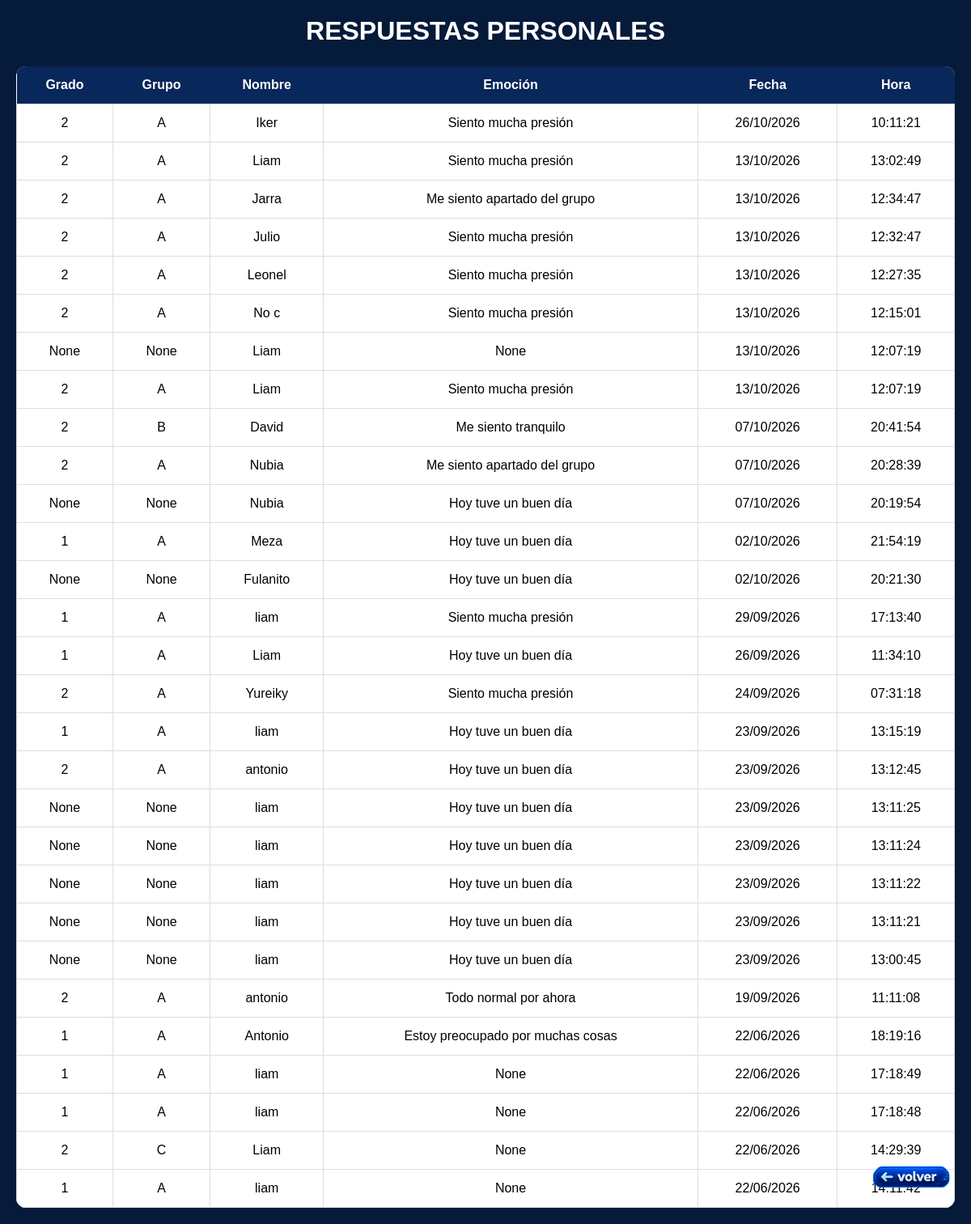
The app's page /respuestas_personales with its own data.
### tables this page shows
CREATE TABLE respuestas_personales (
            id INTEGER PRIMARY KEY AUTOINCREMENT,
            grado TEXT,
            grupo TEXT,
            nombre TEXT,
            fecha TEXT,
            hora TEXT
        , emocion TEXT);

### app.py (the view)
@app.route(
    "/respuestas_personales"
)
def respuestas_personales():
    respuestas = (
        db.obtener_respuestas_personales()
    )
    return render_template(
        "respuestas_personales.html",
        respuestas=respuestas
    )

### data_base.py (called while the page is built)
    def conectar(self):
        return sqlite3.connect(
            self.db_path
        )

    def obtener_respuestas_personales(self):
        conexion = self.conectar()
        cursor = conexion.cursor()
        cursor.execute(
            """
            SELECT id, grado, grupo, nombre,
                   emocion, fecha, hora
            FROM respuestas_personales
            ORDER BY id DESC
            """
        )
        respuestas = cursor.fetchall()
        conexion.close()
        return respuestas

### templates/respuestas_personales.html (shortened to what this page needs)
</html><!DOCTYPE html>
<html lang="es">
<head>
    <link rel="stylesheet"
        href="{{ url_for('static', filename='css/respuestas_personales.css') }}">
</head>
<body>
    <h1>RESPUESTAS PERSONALES</h1>
    <table>
        <thead>
            <tr>
                <th>Grado</th>
                <th>Grupo</th>
                <th>Nombre</th>
                <th>Emoción</th>
                <th>Fecha</th>
                <th>Hora</th>
            </tr>
        </thead>
        <tbody>
            {% for dato in respuestas %}
            <tr>
                <td>{{ dato[1] }}</td>
                <td>{{ dato[2] }}</td>
                <td>{{ dato[3] }}</td>
                <td>{{ dato[4] }}</td>
                <td>{{ dato[5] }}</td>
                <td>{{ dato[6] }}</td>
            </tr>
            {% endfor %}
        </tbody>
    </table>
    <a href="javascript:history.back()" class="boton-volver">
        <img
            src="{{ url_for('static', filename='images/botonvolver.png') }}"
            alt="Volver">
    </a>
</body>
</html>

### static/css/respuestas_personales.css (style rules this page uses)
body { margin: 0; padding: 20px; min-height: 100vh; background: #061a3a; font-family: Arial, Helvetica, sans-serif; }
h1 { color: white; text-align: center; margin-bottom: 25px; }
table { width: 100%; border-collapse: collapse; background: white; border-radius: 12px; overflow: hidden; text-align: center; }
th { background: #08275a; color: white; padding: 14px; font-size: 16px; }
td { padding: 14px; border: 1px solid #ddd; font-size: 16px; }
.boton-volver { position: fixed; right: 20px; bottom: 20px; z-index: 999; }
.boton-volver img { width: 110px; cursor: pointer; transition: 0.3s; }

### records on screen
respuestas_personales: grado "2", grupo "A", nombre "Iker", emocion "Siento mucha presión", fecha "26/10/2026", hora "10:11:21"
respuestas_personales: grado "2", grupo "A", nombre "Liam", emocion "Siento mucha presión", fecha "13/10/2026", hora "13:02:49"
respuestas_personales: grado "2", grupo "A", nombre "Jarra", emocion "Me siento apartado del grupo", fecha "13/10/2026", hora "12:34:47"
respuestas_personales: grado "2", grupo "A", nombre "Julio", emocion "Siento mucha presión", fecha "13/10/2026", hora "12:32:47"
respuestas_personales: grado "2", grupo "A", nombre "Leonel", emocion "Siento mucha presión", fecha "13/10/2026", hora "12:27:35"
respuestas_personales: grado "2", grupo "A", nombre "No c", emocion "Siento mucha presión", fecha "13/10/2026", hora "12:15:01"
respuestas_personales: dato "None", nombre "Liam", fecha "13/10/2026", hora "12:07:19"
respuestas_personales: grado "2", grupo "A", nombre "Liam", emocion "Siento mucha presión", fecha "13/10/2026", hora "12:07:19"
respuestas_personales: grado "2", grupo "B", nombre "David", emocion "Me siento tranquilo", fecha "07/10/2026", hora "20:41:54"
respuestas_personales: grado "2", grupo "A", nombre "Nubia", emocion "Me siento apartado del grupo", fecha "07/10/2026", hora "20:28:39"
respuestas_personales: dato "None", nombre "Nubia", emocion "Hoy tuve un buen día", fecha "07/10/2026", hora "20:19:54"
respuestas_personales: grado "1", grupo "A", nombre "Meza", emocion "Hoy tuve un buen día", fecha "02/10/2026", hora "21:54:19"
respuestas_personales: dato "None", nombre "Fulanito", emocion "Hoy tuve un buen día", fecha "02/10/2026", hora "20:21:30"
respuestas_personales: grado "1", grupo "A", nombre "liam", emocion "Siento mucha presión", fecha "29/09/2026", hora "17:13:40"
respuestas_personales: grado "1", grupo "A", nombre "Liam", emocion "Hoy tuve un buen día", fecha "26/09/2026", hora "11:34:10"
respuestas_personales: grado "2", grupo "A", nombre "Yureiky", emocion "Siento mucha presión", fecha "24/09/2026", hora "07:31:18"
respuestas_personales: grado "1", grupo "A", nombre "liam", emocion "Hoy tuve un buen día", fecha "23/09/2026", hora "13:15:19"
respuestas_personales: grado "2", grupo "A", nombre "antonio", emocion "Hoy tuve un buen día", fecha "23/09/2026", hora "13:12:45"
respuestas_personales: dato "None", nombre "liam", emocion "Hoy tuve un buen día", fecha "23/09/2026", hora "13:11:25"
respuestas_personales: dato "None", nombre "liam", emocion "Hoy tuve un buen día", fecha "23/09/2026", hora "13:11:24"
respuestas_personales: dato "None", nombre "liam", emocion "Hoy tuve un buen día", fecha "23/09/2026", hora "13:11:22"
respuestas_personales: dato "None", nombre "liam", emocion "Hoy tuve un buen día", fecha "23/09/2026", hora "13:11:21"
respuestas_personales: dato "None", nombre "liam", emocion "Hoy tuve un buen día", fecha "23/09/2026", hora "13:00:45"
respuestas_personales: grado "2", grupo "A", nombre "antonio", emocion "Todo normal por ahora", fecha "19/09/2026", hora "11:11:08"
respuestas_personales: grado "1", grupo "A", nombre "Antonio", emocion "Estoy preocupado por muchas cosas", fecha "22/06/2026", hora "18:19:16"
respuestas_personales: grado "1", grupo "A", nombre "liam", dato "None", fecha "22/06/2026", hora "17:18:49"
respuestas_personales: grado "1", grupo "A", nombre "liam", dato "None", fecha "22/06/2026", hora "17:18:48"
respuestas_personales: grado "2", grupo "C", nombre "Liam", dato "None", fecha "22/06/2026"
respuestas_personales: grado "1", grupo "A", nombre "liam", dato "None", fecha "22/06/2026"
